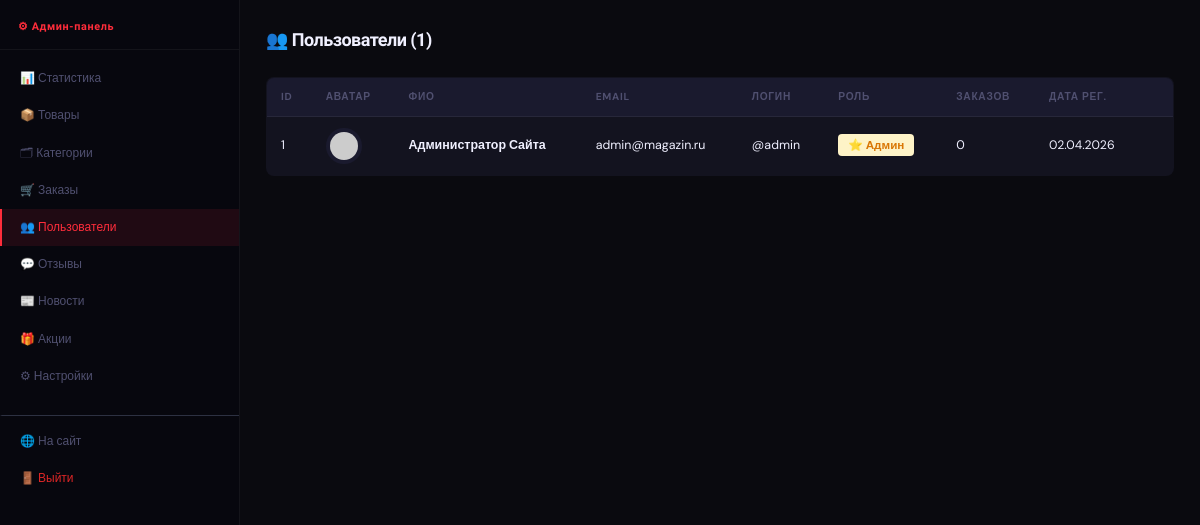
The page /admin/users.php (signed in) on the database its author committed.
### tables this page shows
CREATE TABLE `users` (
  `id`           INT AUTO_INCREMENT PRIMARY KEY,
  `email`        VARCHAR(255) NOT NULL UNIQUE,
  `login`        VARCHAR(100) NOT NULL UNIQUE,
  `full_name`    VARCHAR(255) NOT NULL,
  `nickname`     VARCHAR(100) NOT NULL UNIQUE,
  `birthdate`    DATE NOT NULL,
  `gender`       ENUM('male','female','other') NOT NULL,
  `password`     VARCHAR(255) NOT NULL,
  `avatar`       VARCHAR(255) DEFAULT 'default_avatar.png',
  `role`         ENUM('user','admin') DEFAULT 'user',
  `created_at`   TIMESTAMP DEFAULT CURRENT_TIMESTAMP
);

### admin/users.php (the view, shortened to what this page needs)
<?php require_once __DIR__ . '/header.php';
$users = $pdo->query("SELECT u.*, (SELECT COUNT(*) FROM orders WHERE user_id=u.id) as orders_count FROM users u ORDER BY u.created_at DESC")->fetchAll();
?>
<h1>👥 Пользователи (<?= count($users) ?>)</h1>
<table class="admin-table">
  <thead>
    <tr><th>ID</th><th>Аватар</th><th>ФИО</th><th>Email</th><th>Логин</th><th>Роль</th><th>Заказов</th><th>Дата рег.</th><th></th></tr>
  </thead>
  <tbody>
    <?php foreach ($users as $u): ?>
    <tr>
      <td><?= $u['id'] ?></td>
      <td>
        <?php
        $avt = ($u['avatar'] && $u['avatar'] !== 'default_avatar.png') ? '/shop/uploads/'.$u['avatar'] : 'https://ui-avatars.com/api/?name='.urlencode($u['full_name']).'&size=40&background=e63946&color=fff';
        ?>
        <img src="<?= htmlspecialchars($avt) ?>" style="width:36px;height:36px;border-radius:50%;object-fit:cover">
      </td>
      <td><strong><?= htmlspecialchars($u['full_name']) ?></strong></td>
      <td><?= htmlspecialchars($u['email']) ?></td>
      <td style="color:var(--text-muted)">@<?= htmlspecialchars($u['login']) ?></td>
      <td>
        <?php if ($u['role']==='admin'): ?>
        <span style="background:#fef3c7;color:#d97706;padding:3px 10px;border-radius:4px;font-size:0.78rem;font-weight:700">⭐ Админ</span>
        <?php else: ?>
        <span style="background:#f0fdf4;color:#16a34a;padding:3px 10px;border-radius:4px;font-size:0.78rem;font-weight:700">👤 Юзер</span>
        <?php endif; ?>
      </td>
      <td><?= $u['orders_count'] ?></td>
      <td style="font-size:0.82rem"><?= date('d.m.Y', strtotime($u['created_at'])) ?></td>
      <td>
      </td>
    </tr>
    <?php endforeach; ?>
  </tbody>
</table>
<?php require_once __DIR__ . '/footer.php'; ?>

### assets/css/style.css (style rules this page uses)
:root { --bg: #0a0a0f; --bg2: #0f0f18; --surface: #13131f; --surface2: #1a1a2e; --surface3: #1f1f35; --border: rgba(255,255,255,0.06); --border2: rgba(255,255,255,0.1); --text: #f0f0ff; --text2: #a0a0c0; --text3: #505070; --accent: #ff2d3b; --accent-glow: rgba(255,45,59,0.35); --accent-dark: #cc1a27; --accent2: #3b82f6; --accent2-glow: rgba(59,130,246,0.25); --success: #00d68f; --warning: #ffaa00; --gold: #f5c842; --shadow-sm: 0 2px 8px rgba(0,0,0,0.5); --shadow: 0 4px 24px rgba(0,0,0,0.7); --shadow-lg: 0 8px 48px rgba(0,0,0,0.85); --glow-red: 0 0 20px rgba(255,45,59,0.35), 0 0 60px rgba(255,45,59,0.1); --glow-blue: 0 0 20px rgba(59,130,246,0.35); --radius: 4px; --radius-md: 8px; --radius-lg: 14px; --tr: 0.18s cubic-bezier(0.4,0,0.2,1); --tr-slow: 0.35s cubic-bezier(0.4,0,0.2,1); --font-d: 'Unbounded', sans-serif; --font-b: 'DM Sans', sans-serif; }
*, *::before, *::after { box-sizing: border-box; margin: 0; padding: 0; }
html { font-size: 15px; scroll-behavior: smooth; }
body { font-family: var(--font-b); background: var(--bg); color: var(--text); line-height: 1.6; overflow-x: hidden; transition: background var(--tr-slow), color var(--tr-slow); }
img { max-width: 100%; height: auto; display: block; }
.admin-content h1 { font-family: var(--font-d); font-size: 1.2rem; font-weight: 900; letter-spacing: -0.03em; margin-bottom: 22px; }
.admin-table { width: 100%; border-collapse: collapse; background: var(--surface); border-radius: var(--radius-md); overflow: hidden; border: 1px solid var(--border); }
.admin-table th { background: var(--surface2); padding: 11px 14px; font-size: 0.68rem; font-weight: 700; letter-spacing: 0.07em; text-transform: uppercase; color: var(--text3); text-align: left; border-bottom: 1px solid var(--border); }
.admin-table td { padding: 11px 14px; font-size: 0.83rem; border-bottom: 1px solid var(--border); vertical-align: middle; }
.admin-table tr:last-child td { border-bottom: none; }
.admin-table tbody tr { transition: background var(--tr); }
.admin-table img { width: 42px; height: 42px; object-fit: contain; border-radius: var(--radius); background: var(--surface2); padding: 4px; }

### admin/header.php (style rules this page uses)
body { margin: 0; }

### rows shown on the page
users: id "1", full_name "Администратор Сайта", email "admin@magazin.ru", login "admin", role "⭐ Админ", orders_count "0", created_at "02.04.2026"

### other values the page prints
count($users) "1"
